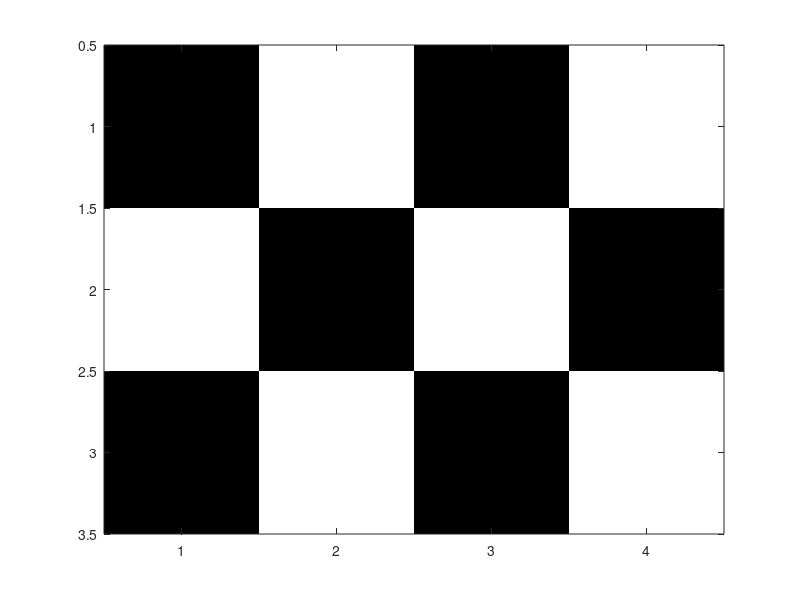

Write MATLAB code to recreate this figure.
close all;
clear all;

D(:,:,1) = [0 255 0 255; 255 0 255 0; 0 255 0 255];
D(:,:,2) = [0 255 0 255; 255 0 255 0; 0 255 0 255];
D(:,:,3) = [0 255 0 255; 255 0 255 0; 0 255 0 255];

image(D)